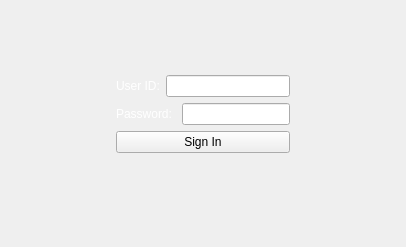
<?xml version="1.0" encoding="UTF-8"?>
<ui version="4.0">
 <class>SignInWidget</class>
 <widget class="QWidget" name="SignInWidget">
  <property name="geometry">
   <rect>
    <x>0</x>
    <y>0</y>
    <width>406</width>
    <height>247</height>
   </rect>
  </property>
  <property name="windowTitle">
   <string>SignInWidget</string>
  </property>
  <property name="styleSheet">
   <string notr="true">QLabel{
	color: rgb(255, 255, 255);
	font: 12pt &quot;Ubuntu&quot;;
}
QPushButton{
	color: rgb(0, 0, 0);
}</string>
  </property>
  <layout class="QVBoxLayout" name="verticalLayout_2">
   <item>
    <spacer name="verticalSpacer_2">
     <property name="orientation">
      <enum>Qt::Vertical</enum>
     </property>
     <property name="sizeHint" stdset="0">
      <size>
       <width>20</width>
       <height>56</height>
      </size>
     </property>
    </spacer>
   </item>
   <item>
    <layout class="QHBoxLayout" name="horizontalLayout_3">
     <item>
      <spacer name="horizontalSpacer">
       <property name="orientation">
        <enum>Qt::Horizontal</enum>
       </property>
       <property name="sizeHint" stdset="0">
        <size>
         <width>40</width>
         <height>20</height>
        </size>
       </property>
      </spacer>
     </item>
     <item>
      <layout class="QVBoxLayout" name="verticalLayout">
       <item>
        <layout class="QHBoxLayout" name="horizontalLayout">
         <item>
          <widget class="QLabel" name="label">
           <property name="text">
            <string>User ID:</string>
           </property>
          </widget>
         </item>
         <item>
          <widget class="QLineEdit" name="userIDLineEdit"/>
         </item>
        </layout>
       </item>
       <item>
        <layout class="QHBoxLayout" name="horizontalLayout_2">
         <item>
          <widget class="QLabel" name="label_2">
           <property name="text">
            <string>Password: </string>
           </property>
          </widget>
         </item>
         <item>
          <widget class="QLineEdit" name="passwordLineEdit"/>
         </item>
        </layout>
       </item>
       <item>
        <widget class="QPushButton" name="signInPushButton">
         <property name="text">
          <string>Sign In</string>
         </property>
        </widget>
       </item>
       <item>
        <widget class="QLabel" name="notesLabel">
         <property name="text">
          <string/>
         </property>
        </widget>
       </item>
      </layout>
     </item>
     <item>
      <spacer name="horizontalSpacer_2">
       <property name="orientation">
        <enum>Qt::Horizontal</enum>
       </property>
       <property name="sizeHint" stdset="0">
        <size>
         <width>40</width>
         <height>20</height>
        </size>
       </property>
      </spacer>
     </item>
    </layout>
   </item>
   <item>
    <spacer name="verticalSpacer">
     <property name="orientation">
      <enum>Qt::Vertical</enum>
     </property>
     <property name="sizeHint" stdset="0">
      <size>
       <width>20</width>
       <height>32</height>
      </size>
     </property>
    </spacer>
   </item>
  </layout>
 </widget>
 <resources/>
 <connections/>
</ui>
